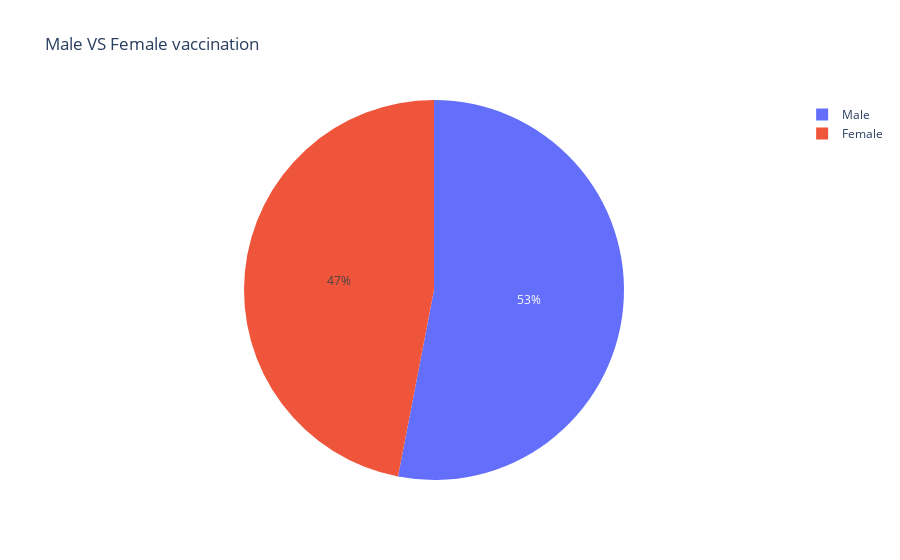

Notebook code for this chart:
### Code cell
px.pie(names=["Male","Female"],values=[male,female],title="Male VS Female vaccination")

### Figure 1 — Plotly figure (JSON) as saved in the notebook; plotly's stock layout.template omitted (floating-point values rounded to 4 significant figures)
{"data": [{"domain": {"x": [0, 1], "y": [0, 1]}, "hovertemplate": "label=%{label}<br>value=%{value}<extra></extra>", "labels": ["Male", "Female"], "legendgroup": "", "name": "", "showlegend": true, "type": "pie", "values": [7139000000.0, 6322000000.0]}], "layout": {"legend": {"tracegroupgap": 0}, "title": {"text": "Male VS Female vaccination"}}}
